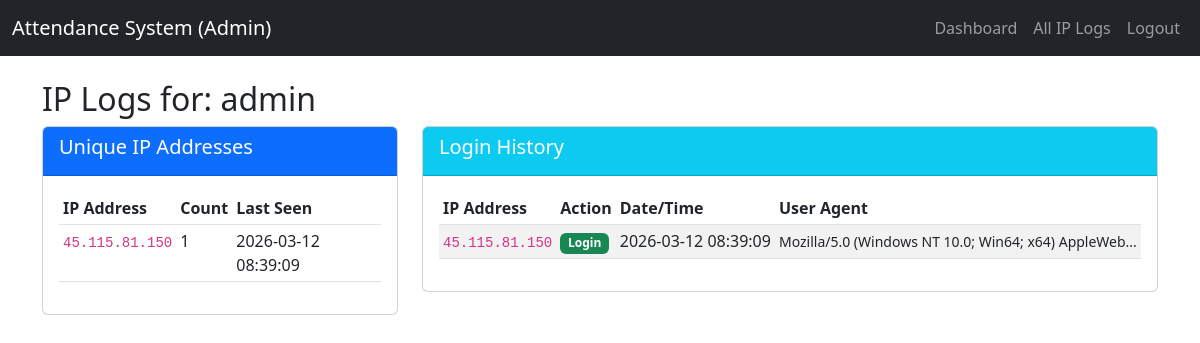
Page /admin/ip-logs/1 (signed in) on the committed database.
### tables this page shows
CREATE TABLE users (
                    id INTEGER PRIMARY KEY AUTOINCREMENT,
                    username TEXT UNIQUE NOT NULL,
                    password TEXT NOT NULL,
                    role TEXT NOT NULL,
                    default_shift TEXT DEFAULT 'auto'
                );

CREATE TABLE ip_logs (
                    id INTEGER PRIMARY KEY AUTOINCREMENT,
                    user_id INTEGER NOT NULL,
                    ip_address TEXT NOT NULL,
                    user_agent TEXT,
                    action TEXT DEFAULT 'login',
                    created_at DATETIME DEFAULT CURRENT_TIMESTAMP,
                    FOREIGN KEY(user_id) REFERENCES users(id)
                );

### app.py (the view)
@app.route('/admin/ip-logs/<int:user_id>')
@login_required
@admin_required
def user_ip_logs(user_id):
    user = query_db('SELECT username FROM users WHERE id = ?', [user_id], one=True)
    if not user:
        flash('User not found', 'danger')
        return redirect(url_for('admin_ip_logs'))
    logs = query_db('''
        SELECT * FROM ip_logs
        WHERE user_id = ?
        ORDER BY created_at DESC
    ''', [user_id])
    unique_ips = query_db('''
        SELECT DISTINCT ip_address, COUNT(*) as count, MAX(created_at) as last_seen
        FROM ip_logs
        WHERE user_id = ?
        GROUP BY ip_address
        ORDER BY last_seen DESC
    ''', [user_id])
    return render_template('user_ip_logs.html', logs=logs, unique_ips=unique_ips, user=user)

### app.py (called while the page is built)
def get_db():
    if DATABASE_URL and DATABASE_URL.startswith('postgres'):
        if not hasattr(g, '_database'):
            g._database = psycopg2.connect(DATABASE_URL, cursor_factory=RealDictCursor)
        return g._database
    else:
        db = getattr(g, '_database', None)
        if db is None:
            db = g._database = sqlite3.connect('attendance.db')
            db.row_factory = sqlite3.Row
        return db

@app.teardown_appcontext
def close_connection(exception):
    db = getattr(g, '_database', None)
    if db is not None:
        db.close()

def query_db(query, args=(), one=False):
    try:
        conn = get_db()
        if DATABASE_URL and DATABASE_URL.startswith('postgres'):
            cur = conn.cursor()
            cur.execute(query.replace('?', '%s'), args)
            rv = cur.fetchall()
            cur.close()
            return (rv[0] if rv else None) if one else rv
        else:
            cur = conn.execute(query, args)
            rv = cur.fetchall()
            cur.close()
            return (rv[0] if rv else None) if one else rv
    except Exception as e:
        app.logger.error(f"Database query error: {str(e)}")
        raise

def login_required(f):
    @wraps(f)
    def decorated_function(*args, **kwargs):
        if 'user_id' not in session:
            flash('Please log in first.', 'warning')
            return redirect(url_for('login'))
        return f(*args, **kwargs)
    return decorated_function

def admin_required(f):
    @wraps(f)
    def decorated_function(*args, **kwargs):
        if session.get('role') != 'admin':
            flash('Admin access required.', 'danger')
            return redirect(url_for('dashboard'))
        return f(*args, **kwargs)
    return decorated_function

### templates/user_ip_logs.html (shortened to what this page needs)
<!DOCTYPE html>
<html lang="en">
<head>
    <link href="https://cdn.jsdelivr.net/npm/bootstrap@5.3.0/dist/css/bootstrap.min.css" rel="stylesheet">
</head>
<body>
    <nav class="navbar navbar-expand-lg navbar-dark bg-dark">
        <div class="container-fluid">
            <a class="navbar-brand" href="#">Attendance System (Admin)</a>
            <div class="collapse navbar-collapse">
                <ul class="navbar-nav ms-auto">
                    <li class="nav-item"><a class="nav-link" href="{{ url_for('dashboard') }}">Dashboard</a></li>
                    <li class="nav-item"><a class="nav-link" href="{{ url_for('admin_ip_logs') }}">All IP Logs</a></li>
                    <li class="nav-item"><a class="nav-link" href="{{ url_for('logout') }}">Logout</a></li>
                </ul>
            </div>
        </div>
    </nav>
    <div class="container mt-4">
        <h2>IP Logs for: {{ user.username }}</h2>
        <div class="row">
            <div class="col-md-4">
                <div class="card mb-4">
                    <div class="card-header bg-primary text-white">
                        <h5>Unique IP Addresses</h5>
                    </div>
                    <div class="card-body">
                        <table class="table table-sm">
                            <thead>
                                <tr>
                                    <th>IP Address</th>
                                    <th>Count</th>
                                    <th>Last Seen</th>
                                </tr>
                            </thead>
                            <tbody>
                                {% for ip in unique_ips %}
                                <tr>
                                    <td><code>{{ ip.ip_address }}</code></td>
                                    <td>{{ ip.count }}</td>
                                    <td>{{ ip.last_seen }}</td>
                                </tr>
                                {% endfor %}
                            </tbody>
                        </table>
                    </div>
                </div>
            </div>
            <div class="col-md-8">
                <div class="card">
                    <div class="card-header bg-info text-white">
                        <h5>Login History</h5>
                    </div>
                    <div class="card-body">
                        <table class="table table-sm table-striped">
                            <thead>
                                <tr>
                                    <th>IP Address</th>
                                    <th>Action</th>
                                    <th>Date/Time</th>
                                    <th>User Agent</th>
                                </tr>
                            </thead>
                            <tbody>
                                {% for log in logs %}
                                <tr>
                                    <td><code>{{ log.ip_address }}</code></td>
                                    <td>
                                        {% if log.action == 'login' %}
                                            <span class="badge bg-success">Login</span>
                                        {% else %}
                                            <span class="badge bg-secondary">{{ log.action }}</span>
                                        {% endif %}
                                    </td>
                                    <td>{{ log.created_at }}</td>
                                    <td><small>{{ log.user_agent[:50] }}...</small></td>
                                </tr>
                                {% endfor %}
                            </tbody>
                        </table>
                    </div>
                </div>
            </div>
        </div>
    </div>
</body>
</html>

### rows in the picture
users: username "admin"
ip_logs: ip_address "45.115.81.150", action "Login", created_at "2026-03-12 08:39:09", user_agent "Mozilla/5.0 (Windows NT 10.0; Win64; x64) AppleWeb"

### other values in the picture
{{ ip.ip_address }} "45.115.81.150"
{{ ip.count }} "1"
{{ ip.last_seen }} "2026-03-12 08:39:09"
